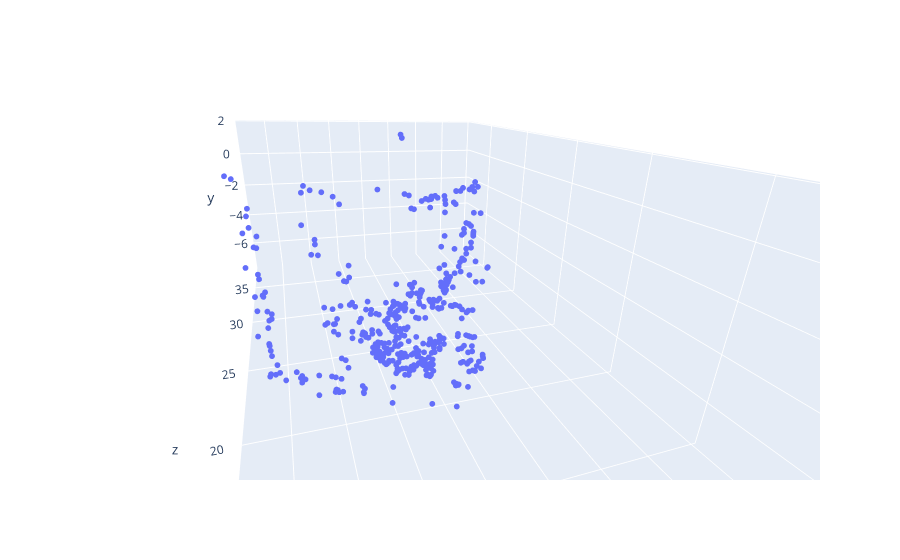

The notebook cell saved with this chart:
### Code cell
import plotly.graph_objects as go
x,y,z=XS[0,:], XS[1,:], XS[2,:]
fig = go.Figure(data=[go.Scatter3d(x=x, 
                                   y=y, 
                                   z=z,
                                   mode='markers',
                                   marker=dict(
                                       size=2))])
fig.show()

### Figure 1 — Plotly figure (JSON) as saved in the notebook; plotly's stock layout.template omitted (floating-point values rounded to 4 significant figures; data arrays with more than 128 entries replaced by an {"elided": "..."} marker saying what was removed)
{"data": [{"marker": {"size": 2}, "mode": "markers", "type": "scatter3d", "x": {"elided": "743 float values"}, "y": {"elided": "743 float values"}, "z": {"elided": "743 float values"}}], "layout": {"autosize": true, "dragmode": "zoom", "scene": {"aspectmode": "auto", "aspectratio": {"x": 0.8861, "y": 0.5512, "z": 2.047}, "camera": {"center": {"x": 0, "y": 0, "z": 2.22e-16}, "eye": {"x": 0.3053, "y": 0.3839, "z": -0.8363}, "projection": {"type": "perspective"}, "up": {"x": -0.1101, "y": 0.9179, "z": 0.3812}}, "dragmode": "orbit"}}}
